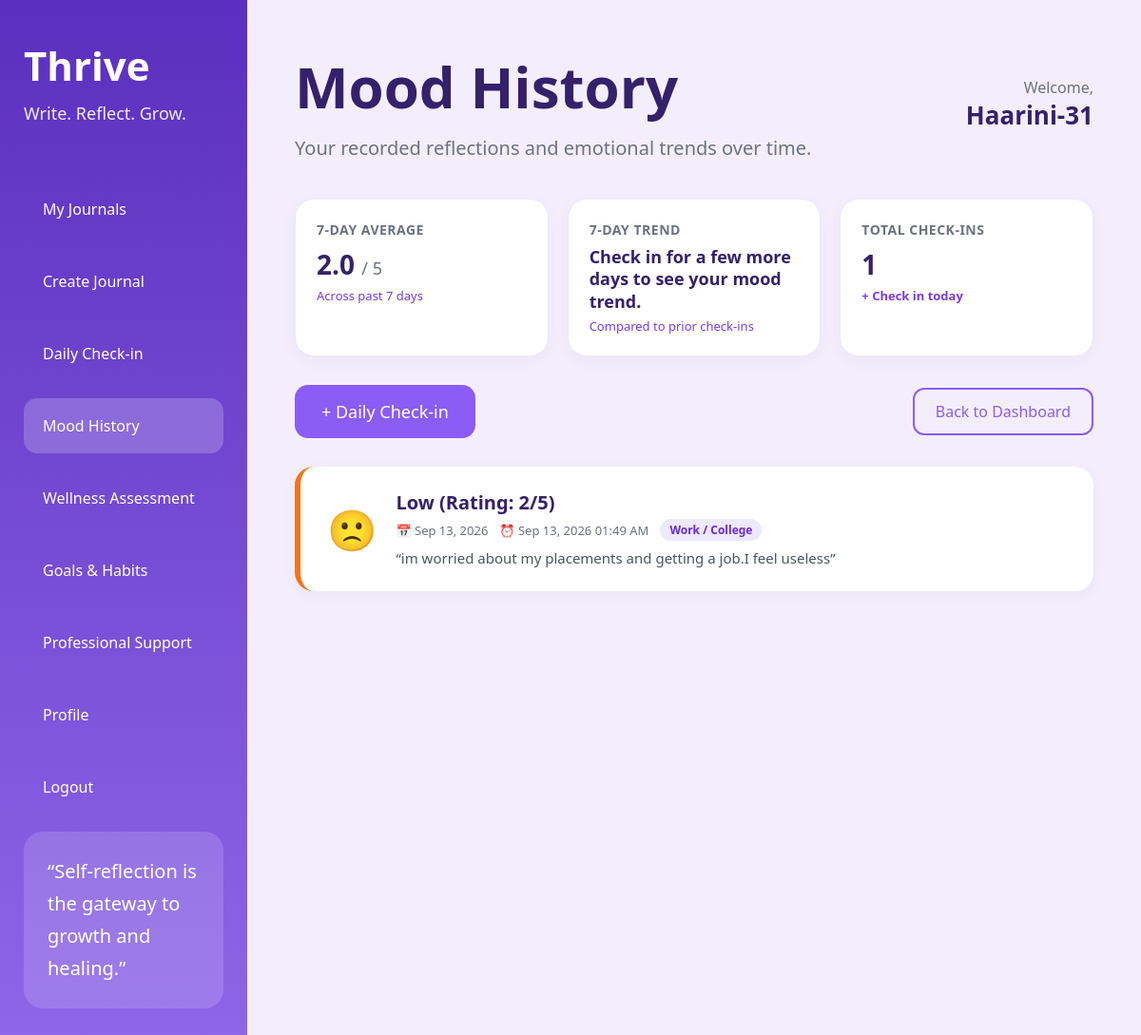
Screenshot of /mood/history (signed in) with the database file from the repository.
### app.py (models this page shows)
class User(db.Model, UserMixin):
    id = db.Column(db.Integer, primary_key=True)
    username = db.Column(db.String(150), unique=True, nullable=False)
    password = db.Column(db.String(150), nullable=False)
    email = db.Column(db.String(150), unique=True, nullable=False)
    created_at = db.Column(db.DateTime, default=lambda: datetime.now(timezone.utc))
    journals = db.relationship('Journal', backref='author', lazy=True, cascade='all, delete-orphan')
    mood_entries = db.relationship('MoodEntry', backref='user', lazy=True, cascade='all, delete-orphan')
    burnout_assessments = db.relationship('BurnoutAssessment', backref='user', lazy=True, cascade='all, delete-orphan')
    goals = db.relationship('Goal', backref='user', lazy=True, cascade='all, delete-orphan')
    habits = db.relationship('Habit', backref='user', lazy=True, cascade='all, delete-orphan')
    habit_logs = db.relationship('HabitLog', backref='user', lazy=True, cascade='all, delete-orphan')

class MoodEntry(db.Model):
    __tablename__ = 'mood_entry'
    id = db.Column(db.Integer, primary_key=True)
    user_id = db.Column(db.Integer, db.ForeignKey('user.id', ondelete='CASCADE'), nullable=False)
    mood_rating = db.Column(db.Integer, nullable=False)
    mood_tag = db.Column(db.String(50), nullable=True)
    note = db.Column(db.Text, nullable=True)
    created_at = db.Column(db.DateTime, default=lambda: datetime.now(timezone.utc), nullable=False)
    @property
    def label(self):
        return MOOD_LABELS.get(self.mood_rating, {}).get('label', 'Unknown')
    @property
    def emoji(self):
        return MOOD_LABELS.get(self.mood_rating, {}).get('emoji', '😐')
    @property
    def color(self):
        return MOOD_LABELS.get(self.mood_rating, {}).get('color', '#8b5cf6')
    @property
    def local_created_at(self):
        return utc_to_local(self.created_at)
    @property
    def local_date(self):
        return self.local_created_at.date()

### app.py (the view)
@app.route('/mood/history')
@login_required
def mood_history():
    entries = MoodEntry.query.filter_by(user_id=current_user.id).order_by(MoodEntry.created_at.desc()).all()
    summary = get_user_mood_summary(current_user.id)
    return render_template('mood_history.html', entries=entries, summary=summary)

### app.py (called while the page is built)
@login_manager.user_loader
def load_user(user_id):
    return db.session.get(User, int(user_id))

@app.template_filter('format_datetime')
def jinja_format_datetime(dt):
    return format_local_datetime(dt)

@app.template_filter('format_date')
def jinja_format_date(dt):
    return format_local_date(dt)

### time_utils.py (called while the page is built)
def get_utc_now():
    return datetime.now(timezone.utc)

def get_local_now():
    return get_utc_now().astimezone(APP_TIMEZONE)

def get_local_today():
    return get_local_now().date()

def utc_to_local(dt):
    if dt is None:
        return None
    if isinstance(dt, datetime):
        if dt.tzinfo is None:
            dt = dt.replace(tzinfo=timezone.utc)
        return dt.astimezone(APP_TIMEZONE)
    return dt

def get_local_day_utc_range(local_date):
    start_local = datetime.combine(local_date, time.min, tzinfo=APP_TIMEZONE)
    end_local = datetime.combine(local_date, time.max, tzinfo=APP_TIMEZONE)
    return start_local.astimezone(timezone.utc), end_local.astimezone(timezone.utc)

def format_local_datetime(dt, fmt='%b %d, %Y %I:%M %p'):
    if not dt:
        return ''
    if isinstance(dt, datetime):
        local_dt = utc_to_local(dt)
        return local_dt.strftime(fmt)
    elif hasattr(dt, 'strftime'):
        return dt.strftime(fmt)
    return str(dt)

def format_local_date(dt, fmt='%b %d, %Y'):
    if not dt:
        return ''
    if isinstance(dt, datetime):
        local_dt = utc_to_local(dt)
        return local_dt.strftime(fmt)
    elif hasattr(dt, 'strftime'):
        return dt.strftime(fmt)
    return str(dt)

### templates/mood_history.html (shortened to what this page needs)
<!DOCTYPE html>
<html lang="en">
<head>
    <link rel="stylesheet" href="{{ url_for('static', filename='css/dashboard.css') }}">
</head>
<body>
    <div class="container">
        <div class="sidebar">
            <div>
                <div class="logo">
                    <h1>Thrive</h1>
                    <p>Write. Reflect. Grow.</p>
                </div>
                <div class="menu">
                    <a href="/journals">My Journals</a>
                    <a href="/create-journal">Create Journal</a>
                    <a href="/mood">Daily Check-in</a>
                    <a href="/mood/history" class="active">Mood History</a>
                    <a href="/burnout">Wellness Assessment</a>
                    <a href="/goals">Goals & Habits</a>
                    <a href="/support">Professional Support</a>
                    <a href="/profile">Profile</a>
                    <a href="/logout">Logout</a>
                </div>
            </div>
            <div class="quote-box">
                <p>“Self-reflection is the gateway to growth and healing.”</p>
            </div>
        </div>
        <div class="main-content">
            <div class="top-bar">
                <div>
                    <h1>Mood History</h1>
                    <p>Your recorded reflections and emotional trends over time.</p>
                </div>
                <div class="user-box">
                    <span>Welcome,</span>
                    <h3>{{ current_user.username }}</h3>
                </div>
            </div>
            <div class="stats-grid">
                <div class="stat-card">
                    <h4>7-Day Average</h4>
                    <div class="val">
                        {% if summary.avg_7d is not none %}
                            {{ summary.avg_7d }} <span style="font-size: 18px; color: #6b7280; font-weight: normal;">/ 5</span>
                        {% else %}
                            —
                        {% endif %}
                    </div>
                    <div class="sub">Across past 7 days</div>
                </div>
                <div class="stat-card">
                    <h4>7-Day Trend</h4>
                    <div class="val" style="font-size: 18px; line-height: 1.3;">
                        {{ summary.trend_msg }}
                    </div>
                    <div class="sub">Compared to prior check-ins</div>
                </div>
                <div class="stat-card">
                    <h4>Total Check-ins</h4>
                    <div class="val">{{ entries|length }}</div>
                    <div class="sub"><a href="/mood" style="color: #7c3aed; text-decoration: none; font-weight: 600;">+ Check in today</a></div>
                </div>
            </div>
            <div class="create-btn-container" style="display: flex; justify-content: space-between; align-items: center;">
                <a href="/mood" class="create-btn">+ Daily Check-in</a>
                <a href="/journals" class="edit-btn">Back to Dashboard</a>
            </div>
            {% for entry in entries %}
            <div class="history-card" style="border-left-color: {{ entry.color }};">
                <div class="history-left">
                    <div class="history-emoji">{{ entry.emoji }}</div>
                    <div class="history-info">
                        <h3>{{ entry.label }} (Rating: {{ entry.mood_rating }}/5)</h3>
                        <div class="history-meta">
                            <span>📅 {{ entry.created_at|format_date }}</span>
                            <span>⏰ {{ entry.created_at|format_datetime }}</span>
                            {% if entry.mood_tag %}
                                <span class="tag-badge">{{ entry.mood_tag }}</span>
                            {% endif %}
                        </div>
                        {% if entry.note %}
                            <div class="history-note">“{{ entry.note }}”</div>
                        {% endif %}
                    </div>
                </div>
            </div>
            {% endfor %}
        </div>
    </div>
</body>
</html>

### static/css/dashboard.css (style rules this page uses)
* { margin:0; padding:0; box-sizing:border-box; font-family:'Segoe UI',sans-serif; }
body { background:#f4eefc; }
.container { display:flex; min-height:100vh; }
.sidebar { width:260px; background:linear-gradient( 180deg, #5b2fbf, #8e67e8 ); color:white; padding:40px 25px; display:flex; flex-direction:column; justify-content:space-between; }
.logo h1 { font-size:42px; margin-bottom:10px; }
.logo p { font-size:18px; opacity:0.9; }
.menu { margin-top:60px; }
.menu a { display:block; text-decoration:none; color:white; padding:18px 20px; border-radius:14px; margin-bottom:18px; transition:0.3s; }
.menu a:hover, .menu .active { background:rgba(255,255,255,0.2); }
.quote-box { background:rgba(255,255,255,0.15); padding:25px; border-radius:20px; line-height:1.7; font-size:20px; }
.main-content { flex:1; padding:50px; }
.top-bar { display:flex; justify-content:space-between; align-items:center; margin-bottom:40px; }
.top-bar h1 { font-size:60px; color:#35206b; margin-bottom:10px; }
.top-bar p { color:#6b7280; font-size:20px; }
.user-box { text-align:right; }
.user-box span { color:#6b7280; }
.user-box h3 { color:#35206b; font-size:26px; }
.create-btn-container { margin-bottom:30px; }
.create-btn { text-decoration:none; background:#8b5cf6; color:white; padding:16px 28px; border-radius:14px; font-size:18px; transition:0.3s; }
.edit-btn { text-decoration:none; border:2px solid #8b5cf6; color:#8b5cf6; padding:12px 22px; border-radius:12px; transition:0.3s; }

### templates/mood_history.html (style rules this page uses)
.stats-grid { display: grid; grid-template-columns: repeat(auto-fit, minmax(200px, 1fr)); gap: 20px; margin-bottom: 30px; }
.stat-card { background: #ffffff; border-radius: 20px; padding: 22px; box-shadow: 0 4px 18px rgba(0,0,0,0.04); border: 1px solid #f0e6fc; }
.stat-card h4 { color: #6b7280; font-size: 14px; text-transform: uppercase; letter-spacing: 0.5px; margin-bottom: 8px; }
.stat-card .val { font-size: 28px; font-weight: 700; color: #35206b; }
.stat-card .sub { font-size: 13px; color: #7c3aed; margin-top: 5px; }
.history-card { background: #ffffff; border-radius: 20px; padding: 24px 28px; margin-bottom: 18px; box-shadow: 0 4px 16px rgba(0,0,0,0.04); display: flex; align-items: center; justify-content: space-between; border-left: 6px solid #8b5cf6; }
.history-left { display: flex; align-items: center; gap: 20px; }
.history-emoji { font-size: 42px; line-height: 1; }
.history-info h3 { color: #35206b; font-size: 20px; margin-bottom: 4px; }
.history-meta { font-size: 13px; color: #6b7280; display: flex; gap: 12px; align-items: center; }
.tag-badge { background: #ede9fe; color: #6d28d9; padding: 3px 10px; border-radius: 12px; font-size: 12px; font-weight: 600; }
.history-note { color: #4b5563; font-size: 15px; margin-top: 8px; line-height: 1.4; }

### rows the page displays
User: username "Haarini-31"
MoodEntry: emoji "🙁", label "Low", mood_rating "2", created_at "Sep 13, 2026", created_at "Sep 13, 2026 01:49 AM", mood_tag "Work / College", note "im worried about my placements and getting a job.I feel useless"

### other values shown
{{ summary.avg_7d }} "2.0"
{{ summary.trend_msg }} "Check in for a few more days to see your mood trend."
{{ entries|length }} "1"
